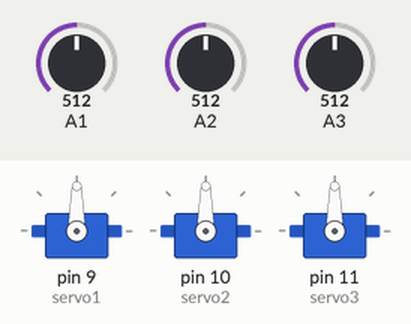
The sketch below on a simulated Arduino Uno, built with avr-gcc and run on an emulated ATmega328P. Parts: 3 × servo. Inputs (shaded band) come from the test bench; at power-on: A1 = 512, A2 = 512, A3 = 512.

Above: at 1.2 s.
1.3 s: A1 set to 716
At 1.8 s:
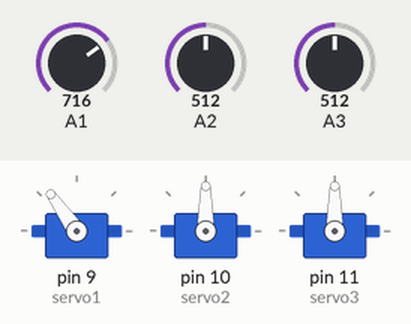
2.8 s: A2 set to 716
At 3.3 s:
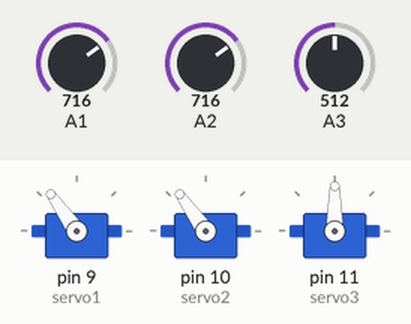
4.3 s: A3 set to 716
At 4.6 s:
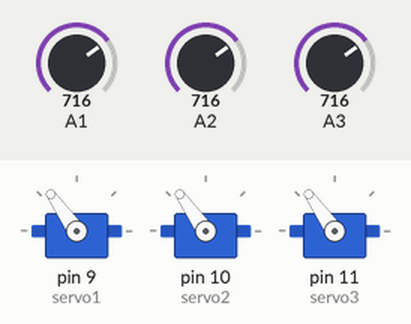
5.8 s: A1 set to 900
At 6.2 s:
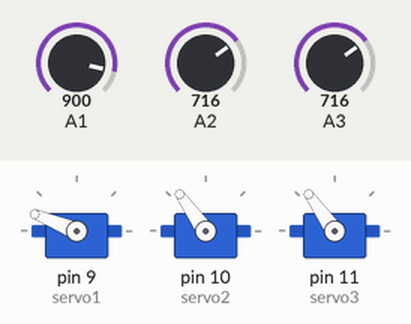
7.3 s: A2 set to 900
At 7.7 s:
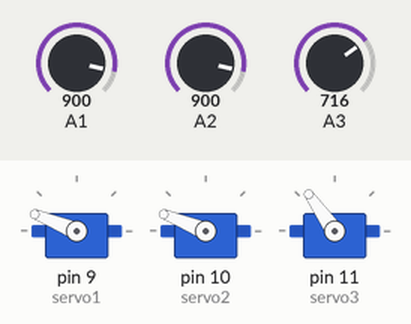
8.8 s: A3 set to 900
At 10.2 s:
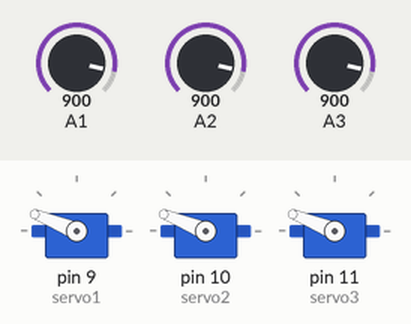
Timing chart, 0 to 11.3 s (numbered marks = the images above; inputs shaded):
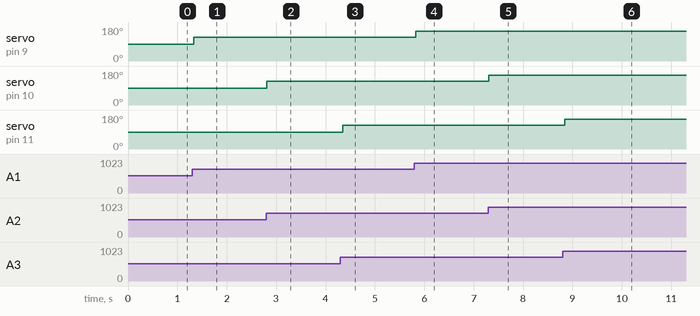

The sketch:

arm_project.ino
```cpp
#include<Servo.h>//robotic arm using servos controled by potentiometer
Servo servo1;
Servo servo2;
Servo servo3;
int var;
int var1;
int var2;
void setup() {
  //Attach servo to PWM pins 9,10,11
  servo1.attach(9);
  servo2.attach(10);
  servo3.attach(11);
 // reading analog value from pin A1,A2,A3
}

void loop() {
  var=analogRead(1);
  var=map(var,0,1023,0,180);
  servo1.write(var);
  delay(20);
  var1=analogRead(2);
  var1=map(var1,0,1023,0,180);
  servo2.write(var1);
  delay(20);
  var2=analogRead(3);
  var2=map(var2,0,1023,0,180);
  servo3.write(var2);
  delay(20);


}
```

Measured:
- after the input at 1.3 s, servo on pin 9 (servo1): 90° → 125° at once
- after the input at 2.8 s, servo on pin 10 (servo2): 90° → 125° at once
- after the input at 4.3 s, servo on pin 11 (servo3): 90° → 125° after 0.05 s
- after the input at 5.8 s, servo on pin 9 (servo1): 125° → 158° at once
- after the input at 7.3 s, servo on pin 10 (servo2): 125° → 158° at once
- after the input at 8.8 s, servo on pin 11 (servo3): 125° → 158° at once
